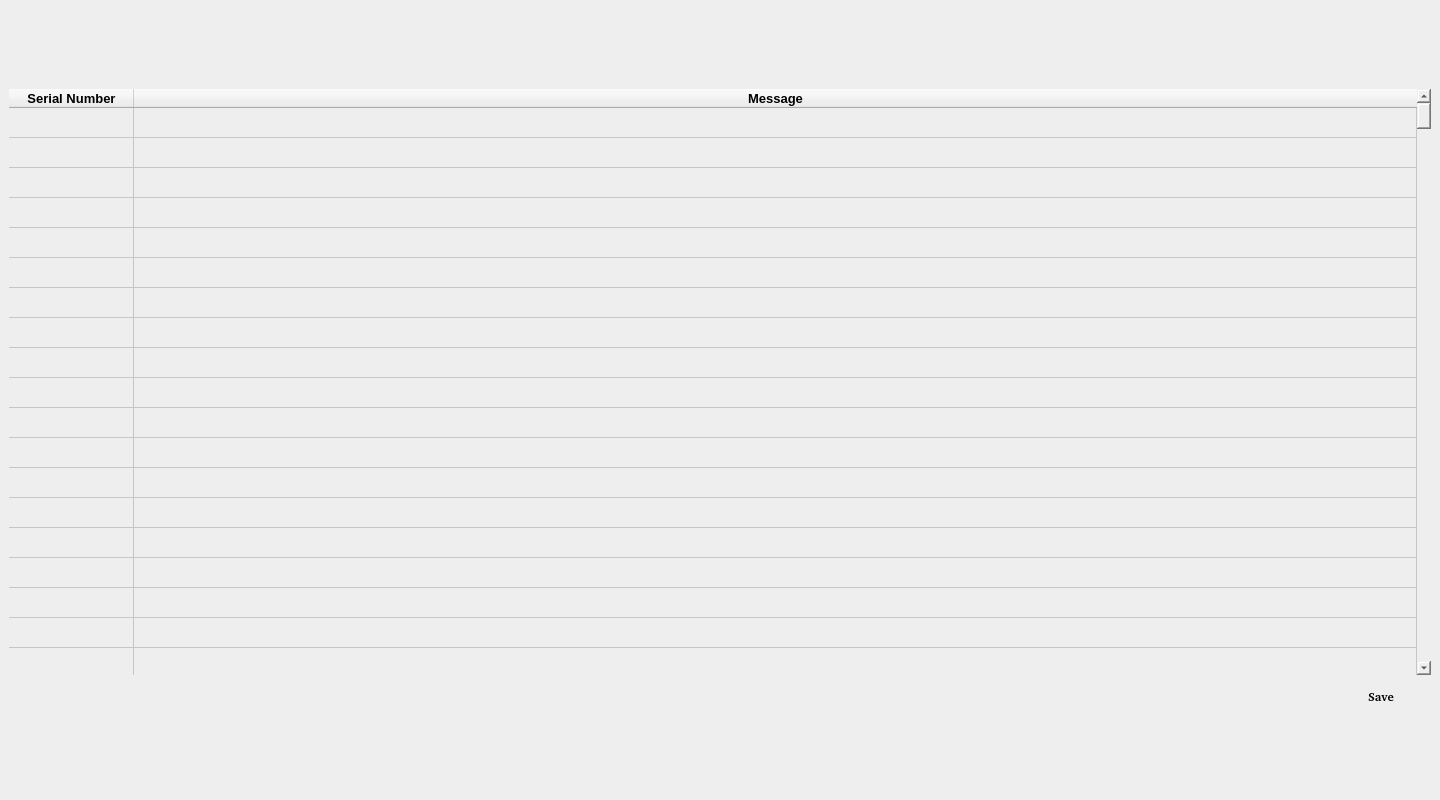
<?xml version="1.0" encoding="UTF-8"?>
<ui version="4.0">
 <class>MainWindow</class>
 <widget class="QMainWindow" name="MainWindow">
  <property name="geometry">
   <rect>
    <x>0</x>
    <y>0</y>
    <width>1440</width>
    <height>800</height>
   </rect>
  </property>
  <property name="minimumSize">
   <size>
    <width>300</width>
    <height>400</height>
   </size>
  </property>
  <property name="windowTitle">
   <string>MainWindow</string>
  </property>
  <property name="styleSheet">
   <string notr="true">background-color: rgb(238, 238, 238);</string>
  </property>
  <widget class="QWidget" name="centralwidget">
   <layout class="QGridLayout" name="gridLayout">
    <item row="0" column="0">
     <layout class="QVBoxLayout" name="verticalLayout">
      <item>
       <widget class="QTableWidget" name="tableWidget_2">
        <property name="minimumSize">
         <size>
          <width>350</width>
          <height>100</height>
         </size>
        </property>
        <property name="maximumSize">
         <size>
          <width>1500</width>
          <height>586</height>
         </size>
        </property>
        <property name="focusPolicy">
         <enum>Qt::ClickFocus</enum>
        </property>
        <property name="styleSheet">
         <string notr="true">font: 25 16pt &quot;Roboto [GOOG]&quot;;</string>
        </property>
        <property name="frameShape">
         <enum>QFrame::NoFrame</enum>
        </property>
        <property name="frameShadow">
         <enum>QFrame::Plain</enum>
        </property>
        <property name="midLineWidth">
         <number>2</number>
        </property>
        <property name="horizontalScrollBarPolicy">
         <enum>Qt::ScrollBarAsNeeded</enum>
        </property>
        <property name="selectionMode">
         <enum>QAbstractItemView::SingleSelection</enum>
        </property>
        <property name="selectionBehavior">
         <enum>QAbstractItemView::SelectRows</enum>
        </property>
        <property name="showGrid">
         <bool>true</bool>
        </property>
        <property name="gridStyle">
         <enum>Qt::SolidLine</enum>
        </property>
        <property name="rowCount">
         <number>2048</number>
        </property>
        <property name="columnCount">
         <number>2</number>
        </property>
        <attribute name="horizontalHeaderVisible">
         <bool>true</bool>
        </attribute>
        <attribute name="horizontalHeaderCascadingSectionResizes">
         <bool>true</bool>
        </attribute>
        <attribute name="horizontalHeaderDefaultSectionSize">
         <number>125</number>
        </attribute>
        <attribute name="horizontalHeaderMinimumSectionSize">
         <number>82</number>
        </attribute>
        <attribute name="horizontalHeaderStretchLastSection">
         <bool>true</bool>
        </attribute>
        <attribute name="verticalHeaderVisible">
         <bool>false</bool>
        </attribute>
        <attribute name="verticalHeaderDefaultSectionSize">
         <number>30</number>
        </attribute>
        <attribute name="verticalHeaderMinimumSectionSize">
         <number>30</number>
        </attribute>
        <attribute name="verticalHeaderStretchLastSection">
         <bool>true</bool>
        </attribute>
        <row/>
        <row/>
        <row/>
        <row/>
        <row/>
        <row/>
        <row/>
        <row/>
        <row/>
        <row/>
        <row/>
        <row/>
        <row/>
        <row/>
        <row/>
        <row/>
        <row/>
        <row/>
        <row/>
        <row/>
        <row/>
        <row/>
        <row/>
        <row/>
        <row/>
        <row/>
        <row/>
        <row/>
        <row/>
        <row/>
        <row/>
        <row/>
        <row/>
        <row/>
        <row/>
        <row/>
        <row/>
        <row/>
        <row/>
        <row/>
        <row/>
        <row/>
        <row/>
        <row/>
        <row/>
        <row/>
        <row/>
        <row/>
        <row/>
        <row/>
        <row/>
        <row/>
        <row/>
        <row/>
        <row/>
        <row/>
        <row/>
        <row/>
        <row/>
        <row/>
        <row/>
        <row/>
        <row/>
        <row/>
        <row/>
        <row/>
        <row/>
        <row/>
        <row/>
        <row/>
        <row/>
        <row/>
        <row/>
        <row/>
        <row/>
        <row/>
        <row/>
        <row/>
        <row/>
        <row/>
        <row/>
        <row/>
        <row/>
        <row/>
        <row/>
        <row/>
        <row/>
        <row/>
        <row/>
        <row/>
        <row/>
        <row/>
        <row/>
        <row/>
        <row/>
        <row/>
        <row/>
        <row/>
        <row/>
        <row/>
        <row/>
        <row/>
        <row/>
        <row/>
        <row/>
        <row/>
        <row/>
        <row/>
        <row/>
        <row/>
        <row/>
        <row/>
        <row/>
        <row/>
        <row/>
        <row/>
        <row/>
        <row/>
        <row/>
        <row/>
        <row/>
        <row/>
        <row/>
        <row/>
        <row/>
        <row/>
        <row/>
        <row/>
        <row/>
        <row/>
        <row/>
        <row/>
        <row/>
        <row/>
        <row/>
        <row/>
        <row/>
        <row/>
        <row/>
        <row/>
        <row/>
        <row/>
        <row/>
        <row/>
        <row/>
        <row/>
        <row/>
        <row/>
        <row/>
        <row/>
        <row/>
        <row/>
        <row/>
        <row/>
        <row/>
        <row/>
        <row/>
        <row/>
        <row/>
        <row/>
        <row/>
        <row/>
        <row/>
        <row/>
        <row/>
        <row/>
        <row/>
        <row/>
        <row/>
        <row/>
        <row/>
        <row/>
        <row/>
        <row/>
        <row/>
        <row/>
        <row/>
        <row/>
        <row/>
        <row/>
        <row/>
        <row/>
        <row/>
        <row/>
        <row/>
        <row/>
        <row/>
        <row/>
        <row/>
        <row/>
        <row/>
        <row/>
        <row/>
        <row/>
        <row/>
        <row/>
        <row/>
        <row/>
        <row/>
        <row/>
        <row/>
        <row/>
        <row/>
        <row/>
        <row/>
        <row/>
        <row/>
        <row/>
        <row/>
        <row/>
        <row/>
        <row/>
        <row/>
        <row/>
        <row/>
        <row/>
        <row/>
        <row/>
        <row/>
        <row/>
        <row/>
        <row/>
        <row/>
        <row/>
        <row/>
        <row/>
        <row/>
        <row/>
        <row/>
        <row/>
        <row/>
        <row/>
        <row/>
        <row/>
        <row/>
        <row/>
        <row/>
        <row/>
        <row/>
        <row/>
        <row/>
        <row/>
        <row/>
        <row/>
        <row/>
        <row/>
        <row/>
        <row/>
        <row/>
        <row/>
        <row/>
        <row/>
        <row/>
        <row/>
        <row/>
        <row/>
        <row/>
        <row/>
        <row/>
        <row/>
        <row/>
        <row/>
        <row/>
        <row/>
        <row/>
        <row/>
        <row/>
        <row/>
        <row/>
        <row/>
        <row/>
        <row/>
        <row/>
        <row/>
        <row/>
        <row/>
        <row/>
        <row/>
        <row/>
        <row/>
        <row/>
        <row/>
        <row/>
        <row/>
        <row/>
        <row/>
        <row/>
        <row/>
        <row/>
        <row/>
        <row/>
        <row/>
        <row/>
        <row/>
        <row/>
        <row/>
        <row/>
        <row/>
        <row/>
        <row/>
        <row/>
        <row/>
        <row/>
        <row/>
        <row/>
        <row/>
        <row/>
        <row/>
        <row/>
        <row/>
        <row/>
        <row/>
        <row/>
        <row/>
        <row/>
        <row/>
        <row/>
        <row/>
        <row/>
        <row/>
        <row/>
        <row/>
        <row/>
        <row/>
        <row/>
        <row/>
        <row/>
        <row/>
        <row/>
        <row/>
        <row/>
        <row/>
        <row/>
        <row/>
        <row/>
        <row/>
        <row/>
        <row/>
        <row/>
        <row/>
        <row/>
        <row/>
        <row/>
        <row/>
        <row/>
        <row/>
        <row/>
        <row/>
        <row/>
        <row/>
        <row/>
        <row/>
        <row/>
        <row/>
        <row/>
        <row/>
        <row/>
        <row/>
        <row/>
        <row/>
        <row/>
        <row/>
        <row/>
        <row/>
        <row/>
        <row/>
        <row/>
        <row/>
        <row/>
        <row/>
        <row/>
        <row/>
        <row/>
        <row/>
        <row/>
        <row/>
        <row/>
        <row/>
        <row/>
        <row/>
        <row/>
        <row/>
        <row/>
        <row/>
        <row/>
        <row/>
        <row/>
        <row/>
        <row/>
        <row/>
        <row/>
        <row/>
        <row/>
        <row/>
        <row/>
        <row/>
        <row/>
        <row/>
        <row/>
        <row/>
        <row/>
        <row/>
        <row/>
        <row/>
        <row/>
        <row/>
        <row/>
        <row/>
        <row/>
        <row/>
        <row/>
        <row/>
        <row/>
        <row/>
        <row/>
        <row/>
        <row/>
        <row/>
        <row/>
        <row/>
        <row/>
        <row/>
        <row/>
        <row/>
        <row/>
        <row/>
        <row/>
        <row/>
        <row/>
        <row/>
        <row/>
        <row/>
        <row/>
        <row/>
        <row/>
        <row/>
        <row/>
        <row/>
        <row/>
        <row/>
        <row/>
        <row/>
        <row/>
        <row/>
        <row/>
        <row/>
        <row/>
        <row/>
        <row/>
        <row/>
        <row/>
        <row/>
        <row/>
        <row/>
        <row/>
        <row/>
        <row/>
        <row/>
        <row/>
        <row/>
        <row/>
        <row/>
        <row/>
        <row/>
        <row/>
        <row/>
        <row/>
        <row/>
        <row/>
        <row/>
        <row/>
        <row/>
        <row/>
        <row/>
        <row/>
        <row/>
        <row/>
        <row/>
        <row/>
        <row/>
        <row/>
        <row/>
        <row/>
        <row/>
        <row/>
        <row/>
        <row/>
        <row/>
        <row/>
        <row/>
        <row/>
        <row/>
        <row/>
        <row/>
        <row/>
        <row/>
        <row/>
        <row/>
        <row/>
        <row/>
        <row/>
        <row/>
        <row/>
        <row/>
        <row/>
        <row/>
        <row/>
        <row/>
        <row/>
        <row/>
        <row/>
        <row/>
        <row/>
        <row/>
        <row/>
        <row/>
        <row/>
        <row/>
        <row/>
        <row/>
        <row/>
        <row/>
        <row/>
        <row/>
        <row/>
        <row/>
        <row/>
        <row/>
        <row/>
        <row/>
        <row/>
        <row/>
        <row/>
        <row/>
        <row/>
        <row/>
        <row/>
        <row/>
        <row/>
        <row/>
        <row/>
        <row/>
        <row/>
        <row/>
        <row/>
        <row/>
        <row/>
        <row/>
        <row/>
        <row/>
        <row/>
        <row/>
        <row/>
        <row/>
        <row/>
        <row/>
        <row/>
        <row/>
        <row/>
        <row/>
        <row/>
        <row/>
        <row/>
        <row/>
        <row/>
        <row/>
        <row/>
        <row/>
        <row/>
        <row/>
        <row/>
        <row/>
        <row/>
        <row/>
        <row/>
        <row/>
        <row/>
        <row/>
        <row/>
        <row/>
        <row/>
        <row/>
        <row/>
        <row/>
        <row/>
        <row/>
        <row/>
        <row/>
        <row/>
        <row/>
        <row/>
        <row/>
        <row/>
        <row/>
        <row/>
        <row/>
        <row/>
        <row/>
        <row/>
        <row/>
        <row/>
        <row/>
        <row/>
        <row/>
        <row/>
        <row/>
        <row/>
        <row/>
        <row/>
        <row/>
        <row/>
        <row/>
        <row/>
        <row/>
        <row/>
        <row/>
        <row/>
        <row/>
        <row/>
        <row/>
        <row/>
        <row/>
        <row/>
        <row/>
        <row/>
        <row/>
        <row/>
        <row/>
        <row/>
        <row/>
        <row/>
        <row/>
        <row/>
        <row/>
        <row/>
        <row/>
        <row/>
        <row/>
        <row/>
        <row/>
        <row/>
        <row/>
        <row/>
        <row/>
        <row/>
        <row/>
        <row/>
        <row/>
        <row/>
        <row/>
        <row/>
        <row/>
        <row/>
        <row/>
        <row/>
        <row/>
        <row/>
        <row/>
        <row/>
        <row/>
        <row/>
        <row/>
        <row/>
        <row/>
        <row/>
        <row/>
        <row/>
        <row/>
        <row/>
        <row/>
        <row/>
        <row/>
        <row/>
        <row/>
        <row/>
        <row/>
        <row/>
        <row/>
        <row/>
        <row/>
        <row/>
        <row/>
        <row/>
        <row/>
        <row/>
        <row/>
        <row/>
        <row/>
        <row/>
        <row/>
        <row/>
        <row/>
        <row/>
        <row/>
        <row/>
        <row/>
        <row/>
        <row/>
        <row/>
        <row/>
        <row/>
        <row/>
        <row/>
        <row/>
        <row/>
        <row/>
        <row/>
        <row/>
        <row/>
        <row/>
        <row/>
        <row/>
        <row/>
        <row/>
        <row/>
        <row/>
        <row/>
        <row/>
        <row/>
        <row/>
        <row/>
        <row/>
        <row/>
        <row/>
        <row/>
        <row/>
        <row/>
        <row/>
        <row/>
        <row/>
        <row/>
        <row/>
        <row/>
        <row/>
        <row/>
        <row/>
        <row/>
        <row/>
        <row/>
        <row/>
        <row/>
        <row/>
        <row/>
        <row/>
        <row/>
        <row/>
        <row/>
        <row/>
        <row/>
        <row/>
        <row/>
        <row/>
        <row/>
        <row/>
        <row/>
        <row/>
        <row/>
        <row/>
        <row/>
        <row/>
        <row/>
        <row/>
        <row/>
        <row/>
        <row/>
        <row/>
        <row/>
        <row/>
        <row/>
        <row/>
        <row/>
        <row/>
        <row/>
        <row/>
        <row/>
        <row/>
        <row/>
        <row/>
        <row/>
        <row/>
        <row/>
        <row/>
        <row/>
        <row/>
        <row/>
        <row/>
        <row/>
        <row/>
        <row/>
        <row/>
        <row/>
        <row/>
        <row/>
        <row/>
        <row/>
        <row/>
        <row/>
        <row/>
        <row/>
        <row/>
        <row/>
        <row/>
        <row/>
        <row/>
        <row/>
        <row/>
        <row/>
        <row/>
        <row/>
        <row/>
        <row/>
        <row/>
        <row/>
        <row/>
        <row/>
        <row/>
        <row/>
        <row/>
        <row/>
        <row/>
        <row/>
        <row/>
        <row/>
        <row/>
        <row/>
        <row/>
        <row/>
        <row/>
        <row/>
        <row/>
        <row/>
        <row/>
        <row/>
        <row/>
        <row/>
        <row/>
        <row/>
        <row/>
        <row/>
        <row/>
        <row/>
        <row/>
        <row/>
        <row/>
        <row/>
        <row/>
        <row/>
        <row/>
        <row/>
        <row/>
        <row/>
        <row/>
        <row/>
        <row/>
        <row/>
        <row/>
        <row/>
        <row/>
        <row/>
        <row/>
        <row/>
        <row/>
        <row/>
        <row/>
        <row/>
        <row/>
        <row/>
        <row/>
        <row/>
        <row/>
        <row/>
        <row/>
        <row/>
        <row/>
        <row/>
        <row/>
        <row/>
        <row/>
        <row/>
        <row/>
        <row/>
        <row/>
        <row/>
        <row/>
        <row/>
        <row/>
        <row/>
        <row/>
        <row/>
        <row/>
        <row/>
        <row/>
        <row/>
        <row/>
        <row/>
        <row/>
        <row/>
        <row/>
        <row/>
        <row/>
        <row/>
        <row/>
        <row/>
        <row/>
        <row/>
        <row/>
        <row/>
        <row/>
        <row/>
        <row/>
        <row/>
        <row/>
        <row/>
        <row/>
        <row/>
        <row/>
        <row/>
        <row/>
        <row/>
        <row/>
        <row/>
        <row/>
        <row/>
        <row/>
        <row/>
        <row/>
        <row/>
        <row/>
        <row/>
        <row/>
        <row/>
        <row/>
        <row/>
        <row/>
        <row/>
        <row/>
        <row/>
        <row/>
        <row/>
        <row/>
        <row/>
        <row/>
        <row/>
        <row/>
        <row/>
        <row/>
        <row/>
        <row/>
        <row/>
        <row/>
        <row/>
        <row/>
        <row/>
        <row/>
        <row/>
        <row/>
        <row/>
        <row/>
        <row/>
        <row/>
        <row/>
        <row/>
        <row/>
        <row/>
        <row/>
        <row/>
        <row/>
        <row/>
        <row/>
        <row/>
        <row/>
        <row/>
        <row/>
        <row/>
        <row/>
        <row/>
        <row/>
        <row/>
        <row/>
        <row/>
        <row/>
        <row/>
        <row/>
        <row/>
        <row/>
        <row/>
        <row/>
        <row/>
        <row/>
        <row/>
        <row/>
        <row/>
        <row/>
        <row/>
        <row/>
        <row/>
        <row/>
        <row/>
        <row/>
        <row/>
        <row/>
        <row/>
        <row/>
        <row/>
        <row/>
        <row/>
        <row/>
        <row/>
        <row/>
        <row/>
        <row/>
        <row/>
        <row/>
        <row/>
        <row/>
        <row/>
        <row/>
        <row/>
        <row/>
        <row/>
        <row/>
        <row/>
        <row/>
        <row/>
        <row/>
        <row/>
        <row/>
        <row/>
        <row/>
        <row/>
        <row/>
        <row/>
        <row/>
        <row/>
        <row/>
        <row/>
        <row/>
        <row/>
        <row/>
        <row/>
        <row/>
        <row/>
        <row/>
        <row/>
        <row/>
        <row/>
        <row/>
        <row/>
        <row/>
        <row/>
        <row/>
        <row/>
        <row/>
        <row/>
        <row/>
        <row/>
        <row/>
        <row/>
        <row/>
        <row/>
        <row/>
        <row/>
        <row/>
        <row/>
        <row/>
        <row/>
        <row/>
        <row/>
        <row/>
        <row/>
        <row/>
        <row/>
        <row/>
        <row/>
        <row/>
        <row/>
        <row/>
        <row/>
        <row/>
        <row/>
        <row/>
        <row/>
        <row/>
        <row/>
        <row/>
        <row/>
        <row/>
        <row/>
        <row/>
        <row/>
        <row/>
        <row/>
        <row/>
        <row/>
        <row/>
        <row/>
        <row/>
        <row/>
        <row/>
        <row/>
        <row/>
        <row/>
        <row/>
        <row/>
        <row/>
        <row/>
        <row/>
        <row/>
        <row/>
        <row/>
        <row/>
        <row/>
        <row/>
        <row/>
        <row/>
        <row/>
        <row/>
        <row/>
        <row/>
        <row/>
        <row/>
        <row/>
        <row/>
        <row/>
        <row/>
        <row/>
        <row/>
        <row/>
        <row/>
        <row/>
        <row/>
        <row/>
        <row/>
        <row/>
        <row/>
        <row/>
        <row/>
        <row/>
        <row/>
        <row/>
        <row/>
        <row/>
        <row/>
        <row/>
        <row/>
        <row/>
        <row/>
        <row/>
        <row/>
        <row/>
        <row/>
        <row/>
        <row/>
        <row/>
        <row/>
        <row/>
        <row/>
        <row/>
        <row/>
        <row/>
        <row/>
        <row/>
        <row/>
        <row/>
        <row/>
        <row/>
        <row/>
        <row/>
        <row/>
        <row/>
        <row/>
        <row/>
        <row/>
        <row/>
        <row/>
        <row/>
        <row/>
        <row/>
        <row/>
        <row/>
        <row/>
        <row/>
        <row/>
        <row/>
        <row/>
        <row/>
        <row/>
        <row/>
        <row/>
        <row/>
        <row/>
        <row/>
        <row/>
        <row/>
        <row/>
        <row/>
        <row/>
        <row/>
        <row/>
        <row/>
        <row/>
        <row/>
        <row/>
        <row/>
        <row/>
        <row/>
        <row/>
        <row/>
        <row/>
        <row/>
        <row/>
        <row/>
        <row/>
        <row/>
        <row/>
        <row/>
        <row/>
        <row/>
        <row/>
        <row/>
        <row/>
        <row/>
        <row/>
        <row/>
        <row/>
        <row/>
        <row/>
        <row/>
        <row/>
        <row/>
        <row/>
        <row/>
        <row/>
        <row/>
        <row/>
        <row/>
        <row/>
        <row/>
        <row/>
        <row/>
        <row/>
        <row/>
        <row/>
        <row/>
        <row/>
        <row/>
        <row/>
        <row/>
        <row/>
        <row/>
        <row/>
        <row/>
        <row/>
        <row/>
        <row/>
        <row/>
        <row/>
        <row/>
        <row/>
        <row/>
        <row/>
        <row/>
        <row/>
        <row/>
        <row/>
        <row/>
        <row/>
        <row/>
        <row/>
        <row/>
        <row/>
        <row/>
        <row/>
        <row/>
        <row/>
        <row/>
        <row/>
        <row/>
        <row/>
        <row/>
        <row/>
        <row/>
        <row/>
        <row/>
        <row/>
        <row/>
        <row/>
        <row/>
        <row/>
        <row/>
        <row/>
        <row/>
        <row/>
        <row/>
        <row/>
        <row/>
        <row/>
        <row/>
        <row/>
        <row/>
        <row/>
        <row/>
        <row/>
        <row/>
        <row/>
        <row/>
        <row/>
        <row/>
        <row/>
        <row/>
        <row/>
        <row/>
        <row/>
        <row/>
        <row/>
        <row/>
        <row/>
        <row/>
        <row/>
        <row/>
        <row/>
        <row/>
        <row/>
        <row/>
        <row/>
        <row/>
        <row/>
        <row/>
        <row/>
        <row/>
        <row/>
        <row/>
        <row/>
        <row/>
        <row/>
        <row/>
        <row/>
        <row/>
        <row/>
        <row/>
        <row/>
        <row/>
        <row/>
        <row/>
        <row/>
        <row/>
        <row/>
        <row/>
        <row/>
        <row/>
        <row/>
        <row/>
        <row/>
        <row/>
        <row/>
        <row/>
        <row/>
        <row/>
        <row/>
        <row/>
        <row/>
        <row/>
        <row/>
        <row/>
        <row/>
        <row/>
        <row/>
        <row/>
        <row/>
        <row/>
        <row/>
        <row/>
        <row/>
        <row/>
        <row/>
        <row/>
        <row/>
        <row/>
        <row/>
        <row/>
        <row/>
        <row/>
        <row/>
        <row/>
        <row/>
        <row/>
        <row/>
        <row/>
        <row/>
        <row/>
        <row/>
        <row/>
        <row/>
        <row/>
        <row/>
        <row/>
        <row/>
        <row/>
        <row/>
        <row/>
        <row/>
        <row/>
        <row/>
        <row/>
        <row/>
        <row/>
        <row/>
        <row/>
        <row/>
        <row/>
        <row/>
        <row/>
        <row/>
        <row/>
        <row/>
        <row/>
        <row/>
        <row/>
        <row/>
        <row/>
        <row/>
        <row/>
        <row/>
        <row/>
        <row/>
        <row/>
        <row/>
        <row/>
        <row/>
        <row/>
        <row/>
        <row/>
        <row/>
        <row/>
        <row/>
        <row/>
        <row/>
        <row/>
        <row/>
        <row/>
        <row/>
        <row/>
        <row/>
        <row/>
        <row/>
        <row/>
        <row/>
        <row/>
        <row/>
        <row/>
        <row/>
        <row/>
        <row/>
        <row/>
        <row/>
        <row/>
        <row/>
        <row/>
        <row/>
        <row/>
        <row/>
        <row/>
        <row/>
        <row/>
        <row/>
        <row/>
        <row/>
        <row/>
        <row/>
        <row/>
        <row/>
        <row/>
        <row/>
        <row/>
        <row/>
        <row/>
        <row/>
        <row/>
        <row/>
        <row/>
        <row/>
        <row/>
        <row/>
        <row/>
        <row/>
        <row/>
        <row/>
        <row/>
        <row/>
        <row/>
        <row/>
        <row/>
        <row/>
        <row/>
        <row/>
        <row/>
        <row/>
        <row/>
        <row/>
        <row/>
        <row/>
        <row/>
        <row/>
        <row/>
        <row/>
        <row/>
        <row/>
        <row/>
        <row/>
        <row/>
        <row/>
        <row/>
        <row/>
        <row/>
        <row/>
        <row/>
        <row/>
        <row/>
        <row/>
        <row/>
        <row/>
        <row/>
        <row/>
        <row/>
        <row/>
        <row/>
        <row/>
        <row/>
        <row/>
        <row/>
        <row/>
        <row/>
        <row/>
        <row/>
        <row/>
        <row/>
        <row/>
        <row/>
        <row/>
        <row/>
        <row/>
        <row/>
        <row/>
        <row/>
        <row/>
        <row/>
        <row/>
        <row/>
        <row/>
        <row/>
        <row/>
        <row/>
        <row/>
        <row/>
        <row/>
        <row/>
        <row/>
        <row/>
        <row/>
        <row/>
        <row/>
        <row/>
        <row/>
        <row/>
        <row/>
        <row/>
        <row/>
        <row/>
        <row/>
        <row/>
        <row/>
        <row/>
        <row/>
        <row/>
        <row/>
        <row/>
        <row/>
        <row/>
        <row/>
        <row/>
        <row/>
        <row/>
        <row/>
        <row/>
        <row/>
        <row/>
        <row/>
        <row/>
        <row/>
        <row/>
        <row/>
        <row/>
        <row/>
        <row/>
        <row/>
        <row/>
        <row/>
        <row/>
        <row/>
        <row/>
        <row/>
        <row/>
        <row/>
        <row/>
        <row/>
        <row/>
        <row/>
        <row/>
        <row/>
        <row/>
        <row/>
        <row/>
        <row/>
        <row/>
        <row/>
        <row/>
        <row/>
        <row/>
        <row/>
        <row/>
        <row/>
        <row/>
        <row/>
        <row/>
        <row/>
        <row/>
        <row/>
        <row/>
        <row/>
        <row/>
        <row/>
        <row/>
        <row/>
        <row/>
        <row/>
        <row/>
        <row/>
        <row/>
        <row/>
        <row/>
        <row/>
        <row/>
        <row/>
        <row/>
        <row/>
        <row/>
        <row/>
        <row/>
        <row/>
        <row/>
        <row/>
        <row/>
        <row/>
        <row/>
        <row/>
        <row/>
        <row/>
        <row/>
        <row/>
        <row/>
        <row/>
        <row/>
        <row/>
        <row/>
        <row/>
        <row/>
        <row/>
        <row/>
        <row/>
        <row/>
        <row/>
        <row/>
        <row/>
        <row/>
        <row/>
        <row/>
        <row/>
        <row/>
        <row/>
        <row/>
        <row/>
        <row/>
        <row/>
        <row/>
        <row/>
        <row/>
        <row/>
        <row/>
        <row/>
        <row/>
        <row/>
        <row/>
        <row/>
        <row/>
        <row/>
        <row/>
        <row/>
        <row/>
        <row/>
        <row/>
        <row/>
        <row/>
        <row/>
        <row/>
        <row/>
        <row/>
        <row/>
        <row/>
        <row/>
        <row/>
        <row/>
        <row/>
        <row/>
        <row/>
        <row/>
        <row/>
        <row/>
        <row/>
        <row/>
        <row/>
        <row/>
        <row/>
        <row/>
        <row/>
        <row/>
        <row/>
        <row/>
        <row/>
        <row/>
        <row/>
        <row/>
        <row/>
        <row/>
        <row/>
        <row/>
        <row/>
        <row/>
        <row/>
        <row/>
        <row/>
        <row/>
        <row/>
        <row/>
        <row/>
        <row/>
        <row/>
        <row/>
        <row/>
        <row/>
        <row/>
        <row/>
        <row/>
        <row/>
        <row/>
        <row/>
        <row/>
        <row/>
        <row/>
        <row/>
        <row/>
        <row/>
        <row/>
        <row/>
        <row/>
        <row/>
        <row/>
        <row/>
        <row/>
        <row/>
        <row/>
        <row/>
        <row/>
        <row/>
        <row/>
        <row/>
        <row/>
        <row/>
        <row/>
        <row/>
        <row/>
        <row/>
        <row/>
        <row/>
        <row/>
        <row/>
        <row/>
        <row/>
        <row/>
        <row/>
        <row/>
        <row/>
        <row/>
        <row/>
        <row/>
        <row/>
        <row/>
        <row/>
        <row/>
        <row/>
        <row/>
        <row/>
        <row/>
        <row/>
        <row/>
        <row/>
        <row/>
        <row/>
        <row/>
        <row/>
        <row/>
        <row/>
        <row/>
        <row/>
        <row/>
        <row/>
        <row/>
        <row/>
        <row/>
        <row/>
        <row/>
        <row/>
        <row/>
        <row/>
        <row/>
        <row/>
        <row/>
        <row/>
        <row/>
        <row/>
        <row/>
        <row/>
        <row/>
        <row/>
        <row/>
        <row/>
        <row/>
        <row/>
        <row/>
        <row/>
        <row/>
        <row/>
        <row/>
        <row/>
        <row/>
        <row/>
        <row/>
        <row/>
        <row/>
        <row/>
        <row/>
        <row/>
        <row/>
        <row/>
        <row/>
        <row/>
        <row/>
        <row/>
        <row/>
        <row/>
        <row/>
        <row/>
        <row/>
        <row/>
        <row/>
        <row/>
        <row/>
        <row/>
        <row/>
        <row/>
        <row/>
        <row/>
        <row/>
        <row/>
        <row/>
        <row/>
        <row/>
        <row/>
        <row/>
        <row/>
        <row/>
        <row/>
        <row/>
        <row/>
        <row/>
        <row/>
        <row/>
        <row/>
        <row/>
        <row/>
        <row/>
        <row/>
        <row/>
        <row/>
        <row/>
        <row/>
        <row/>
        <row/>
        <row/>
        <row/>
        <row/>
        <row/>
        <row/>
        <row/>
        <row/>
        <row/>
        <row/>
        <row/>
        <row/>
        <row/>
        <row/>
        <row/>
        <row/>
        <row/>
        <row/>
        <row/>
        <row/>
        <row/>
        <row/>
        <row/>
        <row/>
        <row/>
        <row/>
        <row/>
        <row/>
        <row/>
        <row/>
        <row/>
        <row/>
        <row/>
        <row/>
        <row/>
        <row/>
        <row/>
        <row/>
        <row/>
        <row/>
        <row/>
        <row/>
        <row/>
        <row/>
        <row/>
        <row/>
        <row/>
        <row/>
        <row/>
        <row/>
        <row/>
        <row/>
        <row/>
        <row/>
        <row/>
        <row/>
        <row/>
        <row/>
        <row/>
        <row/>
        <row/>
        <row/>
        <row/>
        <row/>
        <row/>
        <row/>
        <row/>
        <row/>
        <row/>
        <row/>
        <row/>
        <row/>
        <row/>
        <row/>
        <row/>
        <row/>
        <row/>
        <row/>
        <row/>
        <row/>
        <row/>
        <row/>
        <row/>
        <row/>
        <row/>
        <row/>
        <row/>
        <row/>
        <row/>
        <row/>
        <row/>
        <row/>
        <row/>
        <row/>
        <row/>
        <row/>
        <row/>
        <row/>
        <row/>
        <row/>
        <row/>
        <row/>
        <row/>
        <row/>
        <row/>
        <row/>
        <row/>
        <row/>
        <row/>
        <row/>
        <row/>
        <row/>
        <row/>
        <row/>
        <row/>
        <row/>
        <row/>
        <row/>
        <row/>
        <row/>
        <row/>
        <row/>
        <row/>
        <row/>
        <row/>
        <row/>
        <row/>
        <row/>
        <row/>
        <row/>
        <row/>
        <row/>
        <row/>
        <row/>
        <row/>
        <row/>
        <row/>
        <row/>
        <row/>
        <row/>
        <row/>
        <row/>
        <row/>
        <row/>
        <row/>
        <row/>
        <row/>
        <row/>
        <row/>
        <row/>
        <row/>
        <row/>
        <column>
         <property name="text">
          <string>Serial Number</string>
         </property>
         <property name="font">
          <font>
           <pointsize>10</pointsize>
           <weight>75</weight>
           <bold>true</bold>
          </font>
         </property>
         <property name="textAlignment">
          <set>AlignHCenter|AlignVCenter|AlignCenter</set>
         </property>
         <property name="background">
          <color>
           <red>188</red>
           <green>188</green>
           <blue>188</blue>
          </color>
         </property>
        </column>
        <column>
         <property name="text">
          <string>Message</string>
         </property>
         <property name="font">
          <font>
           <pointsize>10</pointsize>
           <weight>75</weight>
           <bold>true</bold>
          </font>
         </property>
         <property name="textAlignment">
          <set>AlignHCenter|AlignVCenter|AlignCenter</set>
         </property>
         <property name="background">
          <color>
           <red>180</red>
           <green>180</green>
           <blue>180</blue>
          </color>
         </property>
        </column>
       </widget>
      </item>
      <item>
       <layout class="QHBoxLayout" name="horizontalLayout">
        <item>
         <spacer name="horizontalSpacer">
          <property name="orientation">
           <enum>Qt::Horizontal</enum>
          </property>
          <property name="sizeHint" stdset="0">
           <size>
            <width>40</width>
            <height>20</height>
           </size>
          </property>
         </spacer>
        </item>
        <item>
         <widget class="QPushButton" name="pushButton_2">
          <property name="minimumSize">
           <size>
            <width>100</width>
            <height>30</height>
           </size>
          </property>
          <property name="maximumSize">
           <size>
            <width>100</width>
            <height>30</height>
           </size>
          </property>
          <property name="font">
           <font>
            <family>Roboto [GOOG]</family>
            <weight>75</weight>
            <italic>false</italic>
            <bold>true</bold>
           </font>
          </property>
          <property name="styleSheet">
           <string notr="true">border-image: url(:/images/final_assets/Secondary_btn/exp_db.png);</string>
          </property>
          <property name="text">
           <string>Save</string>
          </property>
          <property name="flat">
           <bool>true</bool>
          </property>
         </widget>
        </item>
       </layout>
      </item>
     </layout>
    </item>
   </layout>
  </widget>
 </widget>
 <resources>
  <include location="resource.qrc"/>
 </resources>
 <connections/>
</ui>
